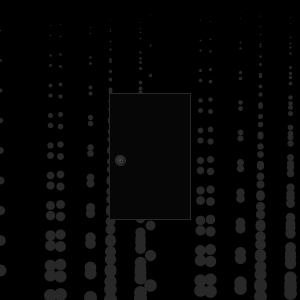
Frame 1 (no input)
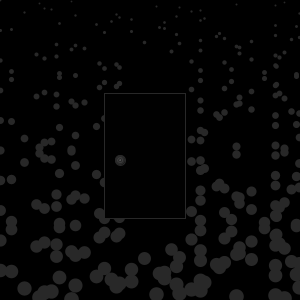
Frame 60 (the mouse pressed at the canvas centre just before this capture)
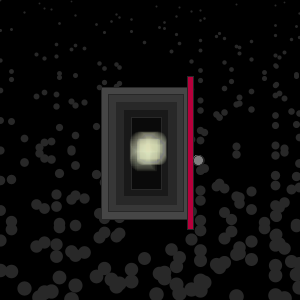
Frame 120 (the mouse held since frame 60 and released just before this capture)

The Processing sketch that drew these frames (run headless with seeded random() and noise(); from frame 60 on, the mouse is pressed at the canvas centre):

// Processing sketch: processing_132131
// ── processing_132131.pde

/*
Jacqueline Christine
HW #3
ART 3001
What's Behind Door Number 2
*/
 
int i,m,n;
int state=0;
float radius=5;
float a =26;// height and width of rectangular spiral
float fact;// allows the second spiral to reverse
int angle = 5;



 
void setup(){
  size (300,300);
  background (0);
}
 
void draw(){
 
if (mousePressed==false){//true or false state to activate door
if (state==0){
 
background(i=0);stroke(40);m=millis();while(i<300){strokeWeight(((i/23.1+m/717.1)%30));point((i*i*m)%300,i++);}// vibrating background
 
float x=sin(a)*radius;//vibrating door variables
float y=cos(a)*radius;
float x1 = 100 + 20 * cos(angle);
float y1 = 100 + 10 * sin(angle);
float width = 100 + 20 * sin(angle);
float height = 120 + 20 * cos(angle);
 
 fill (random(10));
//fill (150, 0, random(50,200));//vibrating door
strokeWeight(1);
rect(x+x1, y+y1, width, height);
a+=2;
radius+=0.2;
radius=constrain (radius,0,3);//keeps door from spiraling
 
fill (40);//door handle
ellipse (120,160,10,10);
fill (60);
ellipse (120,160,7,7);
fill (80);
ellipse (120,160,3,3);
}
else if (state ==1){
   noStroke();
  fill (0,1);
  rectMode(CENTER);
 rect (300,300,10000,100000); 
  translate(width/2, height/2);
  fill(242,243, 243);
  //fill(0,random(10),random(10),80);
 // fill(random(255),random(255),random(255),50);
  ellipse(cos(radians(a))*fact, sin(radians(a))*fact, 5,5);
a+=70;//spiraled dots
//a+=1;
//a+=900;// changes return and send rates plus shape
fact+=0.2;       // reverses the spiral 
  }
 
 }else if (mousePressed==true){//to open door
 if (state == 0){
frameRate(350);
float w=90;
 
while (w>20){//creates inner depth to make door look open
fill(w-20);
rectMode (CENTER);
rect (146,153,w,w+42);
w=w-15;
 
fill(240,0,59);//open door in perspective
rect (190,153,6,153);
fill(150);
ellipse (198,160,10,10);//door handle in perspective
state=1;
}
 }
else if (state ==1){

    noStroke();
  fill (0,1);
  rectMode(CENTER);
 rect (300,300,1000,1000); 
  translate(width/2, height/2);
fill(random(230,242),random(240,243),random(201,210),20);
  rect(cos(radians(a))*fact, sin(radians(a))*fact, 20, 20);
   a-=10;
    fact-=0.2;// sends the spiral 
    
} else if (mouseX>width||mouseX<0){
      background (0,1);
    }
}
}
